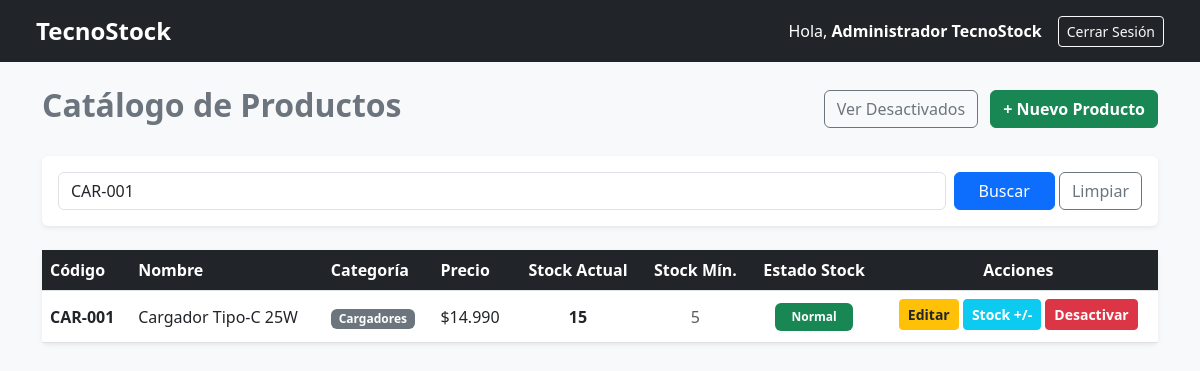
/productos.php?buscar=CAR-001 (signed in), run on the app's committed database.
### tables this page shows
CREATE TABLE `productos` (
  `id_producto` int(11) NOT NULL,
  `codigo` varchar(50) NOT NULL,
  `nombre` varchar(150) NOT NULL,
  `descripcion` text DEFAULT NULL,
  `descripción` text DEFAULT NULL,
  `precio` decimal(10,2) NOT NULL,
  `stock_actual` int(11) NOT NULL DEFAULT 0,
  `stock_minimo` int(11) NOT NULL DEFAULT 0,
  `estado` tinyint(1) NOT NULL DEFAULT 1,
  `id_categoria` int(11) NOT NULL
);

CREATE TABLE `categoria` (
  `id_categoria` int(11) NOT NULL,
  `nombre` varchar(100) NOT NULL,
  `descripción` varchar(250) DEFAULT NULL,
  `estado` tinyint(1) NOT NULL DEFAULT 1
);

### productos.php (the view, shortened to what this page needs)
<?php
require_once 'conexion.php';
$busqueda = isset($_GET['buscar']) ? trim($_GET['buscar']) : '';
try {
    if (!empty($busqueda)) {
        $sql = "SELECT p.*, c.nombre AS categoria_nombre
                FROM productos p
                LEFT JOIN categoria c ON p.id_categoria = c.id_categoria
                WHERE (p.codigo LIKE :buscar1 OR p.nombre LIKE :buscar2)
                  AND p.estado = 1
                ORDER BY p.nombre ASC";
        $stmt = $pdo->prepare($sql);
        $stmt->execute([
            ':buscar1' => '%' . $busqueda . '%',
            ':buscar2' => '%' . $busqueda . '%'
        ]);
    }
    $productos = $stmt->fetchAll();
} catch (PDOException $e) {
    die("Error en la consulta: " . $e->getMessage());
}
?>
<!DOCTYPE html>
<html lang="es">
<head>
    <link href="https://cdn.jsdelivr.net/npm/bootstrap@5.3.0/dist/css/bootstrap.min.css" rel="stylesheet">
</head>
<body class="bg-light">
<nav class="navbar navbar-expand-lg navbar-dark bg-dark px-4 mb-4">
    <div class="container-fluid">
        <a class="navbar-brand" href="productos.php">TecnoStock</a>
        <div class="d-flex align-items-center">
            <span class="text-white me-3">
                Hola, <strong><?php echo htmlspecialchars($_SESSION['usuario_nombre'] ?? 'Administrador TecnoStock'); ?></strong>
            </span>
            <a href="logout.php" class="btn btn-outline-light btn-sm">Cerrar Sesión</a>
        </div>
    </div>
</nav>
<div class="container pb-5">
    <div class="d-flex justify-content-between align-items-center mb-4">
        <h2 class="fw-bold text-secondary">Catálogo de Productos</h2>
        <div>
            <a href="productos_inactivos.php" class="btn btn-outline-secondary me-2">Ver Desactivados</a>
            <a href="agregar_producto.php" class="btn btn-success fw-semibold">+ Nuevo Producto</a>
        </div>
    </div>
    <div class="card shadow-sm border-0 mb-4">
        <div class="card-body">
            <form action="productos.php" method="GET" class="row g-2">
                <div class="col">
                    <input type="text" name="buscar" class="form-control"
                           placeholder="Buscar por código o nombre..."
                           value="<?php echo htmlspecialchars($busqueda); ?>">
                </div>
                <div class="col-auto">
                    <button type="submit" class="btn btn-primary px-4">Buscar</button>
                    <?php if (!empty($busqueda)): ?>
                        <a href="productos.php" class="btn btn-outline-secondary">Limpiar</a>
                    <?php endif; ?>
                </div>
            </form>
        </div>
    </div>
    <div class="card shadow-sm border-0">
        <div class="card-body p-0">
            <div class="table-responsive">
                <table class="table table-hover align-middle mb-0">
                    <thead class="table-dark-header">
                        <tr>
                            <th>Código</th>
                            <th>Nombre</th>
                            <th>Categoría</th>
                            <th>Precio</th>
                            <th class="text-center">Stock Actual</th>
                            <th class="text-center">Stock Mín.</th>
                            <th class="text-center">Estado Stock</th>
                            <th class="text-center">Acciones</th>
                        </tr>
                    </thead>
                    <tbody>
                        <?php if (empty($productos)): ?>
                            <tr>
                                <td colspan="8" class="text-center py-4 text-muted">
                                    No se encontraron productos registrados.
                                </td>
                            </tr>
                        <?php else: ?>
                            <?php foreach ($productos as $prod): ?>
                                <tr>
                                    <td><strong><?php echo htmlspecialchars($prod['codigo']); ?></strong></td>
                                    <td><?php echo htmlspecialchars($prod['nombre']); ?></td>
                                    <td>
                                        <span class="badge bg-secondary">
                                            <?php echo htmlspecialchars($prod['categoria_nombre'] ?? 'Sin Categoría'); ?>
                                        </span>
                                    </td>
                                    <td>$<?php echo number_format($prod['precio'], 0, ',', '.'); ?></td>
                                    <td class="text-center fw-bold"><?php echo $prod['stock_actual']; ?></td>
                                    <td class="text-center text-muted"><?php echo $prod['stock_minimo']; ?></td>
                                    <td class="text-center">
                                        <?php if ($prod['stock_actual'] < $prod['stock_minimo']): ?>
                                            <span class="badge bg-danger px-3 py-2">⚠️ Stock Bajo</span>
                                        <?php else: ?>
                                            <span class="badge bg-success px-3 py-2">Normal</span>
                                        <?php endif; ?>
                                    </td>
                                    <td class="text-center">
                                        <a href="editar_producto.php?id=<?php echo $prod['id_producto']; ?>"
                                           class="btn btn-sm btn-warning fw-semibold text-dark mb-1">
                                            Editar
                                        </a>
                                        <a href="movimiento.php?id=<?php echo $prod['id_producto']; ?>"
                                           class="btn btn-sm btn-info text-white fw-semibold mb-1">
                                            Stock +/-
                                        </a>
                                        <a href="desactivar_producto.php?id=<?php echo $prod['id_producto']; ?>"
                                           class="btn btn-sm btn-danger fw-semibold mb-1"
                                           onclick="return confirm('¿Está seguro de que desea desactivar este producto?');">
                                            Desactivar
                                        </a>
                                    </td>
                                </tr>
                            <?php endforeach; ?>
                        <?php endif; ?>
                    </tbody>
                </table>
            </div>
        </div>
    </div>
</div>
</body>
</html>

### productos.php (style rules this page uses)
.navbar-brand { font-weight: bold; font-size: 1.5rem; }
.table-dark-header th { background-color: #212529; color: #ffffff; }

### data on the page
productos: codigo "CAR-001", nombre "Cargador Tipo-C 25W", id_categoria.nombre "Cargadores", precio "14.990", stock_actual "15", stock_minimo "5", shows "Normal"

### other printed values
$_SESSION['usuario_nombre'] "Administrador TecnoStock"
